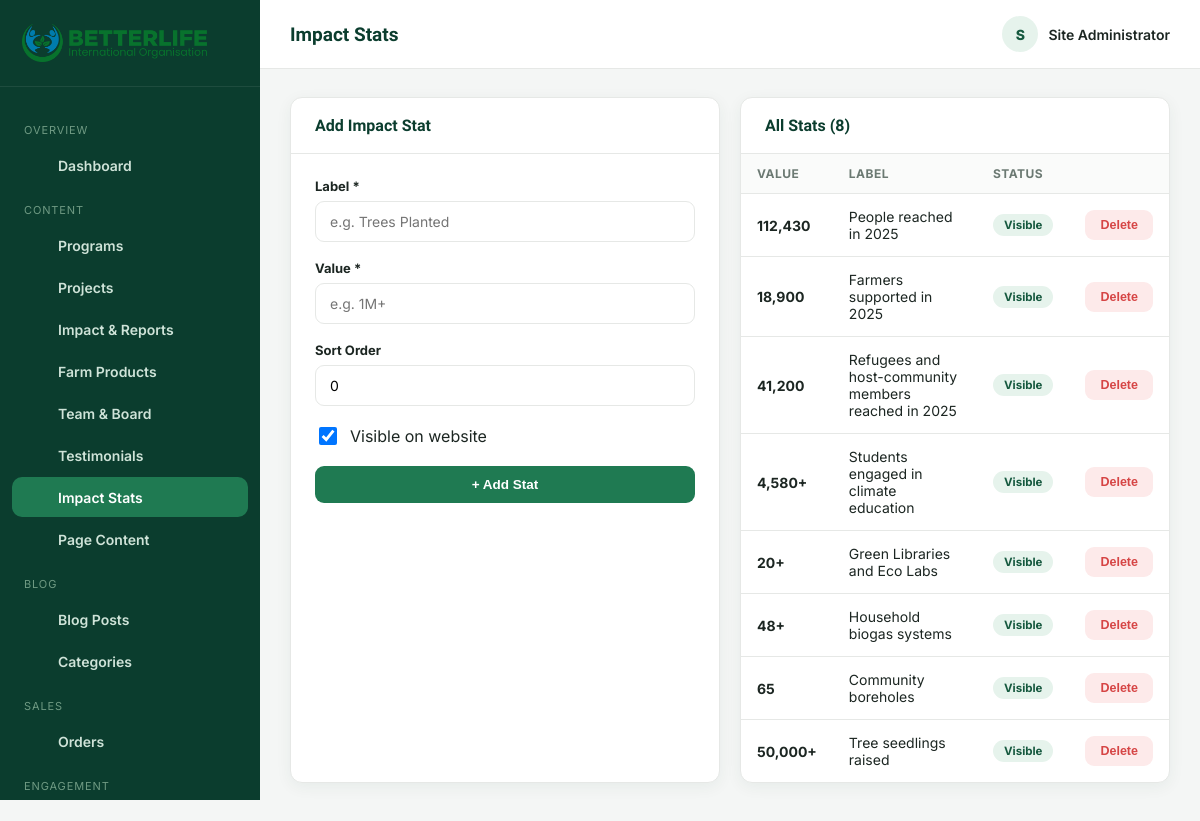
/admin/stats.php (signed in), run on the app's committed database.
### tables this page shows
CREATE TABLE stats (
  id INT AUTO_INCREMENT PRIMARY KEY,
  label VARCHAR(150) NOT NULL,
  value VARCHAR(50) NOT NULL,
  icon VARCHAR(50) DEFAULT NULL,
  sort_order INT DEFAULT 0,
  status TINYINT(1) DEFAULT 1
);

### admin/stats.php (the view, shortened to what this page needs)
<?php
require_once __DIR__ . '/includes/auth.php';
$stats = $pdo->query("SELECT * FROM stats ORDER BY sort_order")->fetchAll();
require __DIR__ . '/includes/header.php';
?>
<div class="form-grid">
  <div class="panel">
    <div class="panel-head"><h3>Add Impact Stat</h3></div>
    <div class="panel-body">
      <form method="post">
        <div class="form-group"><label>Label *</label><input type="text" name="label" class="form-control" required placeholder="e.g. Trees Planted"></div>
        <div class="form-group"><label>Value *</label><input type="text" name="value" class="form-control" required placeholder="e.g. 1M+"></div>
        <div class="form-group"><label>Sort Order</label><input type="number" name="sort_order" class="form-control" value="0"></div>
        <div class="checkbox-row" style="margin-bottom:18px;"><input type="checkbox" name="status" id="status" checked><label for="status" style="margin:0;">Visible on website</label></div>
        <button type="submit" class="btn btn-primary btn-block">+ Add Stat</button>
      </form>
    </div>
  </div>
  <div class="panel">
    <div class="panel-head"><h3>All Stats (<?= count($stats) ?>)</h3></div>
    <div class="table-wrap">
      <table class="data-table">
        <thead><tr><th>Value</th><th>Label</th><th>Status</th><th></th></tr></thead>
        <tbody>
          <?php foreach ($stats as $s): ?>
            <tr>
              <td><strong><?= h($s['value']) ?></strong></td>
              <td><?= h($s['label']) ?></td>
              <td><span class="badge <?= $s['status'] ? 'badge-green' : 'badge-gray' ?>"><?= $s['status'] ? 'Visible' : 'Hidden' ?></span></td>
              <td>
                <form method="post" style="display:inline;"><button type="submit" class="btn btn-danger btn-sm" data-confirm="Remove this stat?">Delete</button></form>
              </td>
            </tr>
          <?php endforeach; ?>
        </tbody>
      </table>
    </div>
  </div>
</div>
<?php require __DIR__ . '/includes/footer.php'; ?>

### admin/assets/css/admin.css (style rules this page uses)
:root { --a-green-900: #0b3d2e; --a-green-700: #16593f; --a-green-600: #1f7a52; --a-green-100: #e6f3ec; --a-blue-700: #0e6788; --a-blue-600: #1583ab; --a-blue-100: #e5f5fb; --a-bg: #f4f6f5; --a-card: #ffffff; --a-border: #e6e8e6; --a-ink: #1c2622; --a-ink-soft: #6b7972; --a-radius: 12px; --a-shadow: 0 4px 16px rgba(11,61,46,.06); --a-danger: #d64545; --a-warn: #e2a72e; }
* { box-sizing: border-box; }
body { margin: 0; font-family: 'Inter', sans-serif; background: var(--a-bg); color: var(--a-ink); }
h1,h2,h3,h4 { font-family: 'Plus Jakarta Sans','Poppins',sans-serif; margin: 0 0 .4em; color: var(--a-green-900); }
.panel { background: var(--a-card); border-radius: var(--a-radius); box-shadow: var(--a-shadow); border: 1px solid var(--a-border); margin-bottom: 26px; }
.panel-head { padding: 18px 24px; border-bottom: 1px solid var(--a-border); display: flex; align-items: center; justify-content: space-between; gap: 14px; flex-wrap: wrap; }
.panel-head h3 { font-size: 16px; margin: 0; }
.panel-body { padding: 24px; }
.btn { display: inline-flex; align-items: center; gap: 8px; padding: 10px 20px; border-radius: 9px; font-weight: 700; font-size: 13.5px; border: 1.5px solid transparent; cursor: pointer; transition: .15s; }
.btn-primary { background: var(--a-green-600); color: #fff; }
.btn-danger { background: #fdeaea; color: var(--a-danger); }
.btn-sm { padding: 7px 14px; font-size: 12.5px; }
.btn-block { width: 100%; justify-content: center; }
.table-wrap { overflow-x: auto; }
table.data-table { width: 100%; border-collapse: collapse; font-size: 14px; }
table.data-table th { text-align: left; padding: 12px 16px; background: #fafbfa; color: var(--a-ink-soft); font-size: 12px; text-transform: uppercase; letter-spacing: .04em; border-bottom: 1px solid var(--a-border); }
table.data-table td { padding: 14px 16px; border-bottom: 1px solid var(--a-border); vertical-align: middle; }
table.data-table tr:last-child td { border-bottom: none; }
.badge { display: inline-flex; align-items: center; gap: 5px; padding: 4px 11px; border-radius: 999px; font-size: 11.5px; font-weight: 700; }
.badge-green { background: var(--a-green-100); color: var(--a-green-700); }
.form-grid { display: grid; grid-template-columns: repeat(2, 1fr); gap: 20px; }
.form-group { margin-bottom: 18px; }
.form-group label { display: block; font-weight: 700; font-size: 13px; margin-bottom: 7px; }
.form-control, select.form-control, textarea.form-control { width: 100%; padding: 11px 14px; border-radius: 9px; border: 1.5px solid var(--a-border); font-family: inherit; font-size: 14px; background: #fff; }
.checkbox-row { display: flex; align-items: center; gap: 10px; }
.checkbox-row input { width: 18px; height: 18px; }

### data on the page
stats: value "112,430", label "People reached in 2025", status "Visible"
stats: value "18,900", label "Farmers supported in 2025", status "Visible"
stats: value "41,200", label "Refugees and host-community members reached in 2025", status "Visible"
stats: value "4,580+", label "Students engaged in climate education", status "Visible"
stats: value "20+", label "Green Libraries and Eco Labs", status "Visible"
stats: value "48+", label "Household biogas systems", status "Visible"
stats: value "65", label "Community boreholes", status "Visible"
stats: value "50,000+", label "Tree seedlings raised", status "Visible"

### other printed values
$group['group'] "OVERVIEW"
$item['label'] "Dashboard"
$group['group'] "CONTENT"
$item['label'] "Programs"
$item['label'] "Projects"
$item['label'] "Impact & Reports"
$item['label'] "Farm Products"
$item['label'] "Team & Board"
$item['label'] "Testimonials"
$item['label'] "Impact Stats"
$item['label'] "Page Content"
$group['group'] "BLOG"
$item['label'] "Blog Posts"
$item['label'] "Categories"
$group['group'] "SALES"
